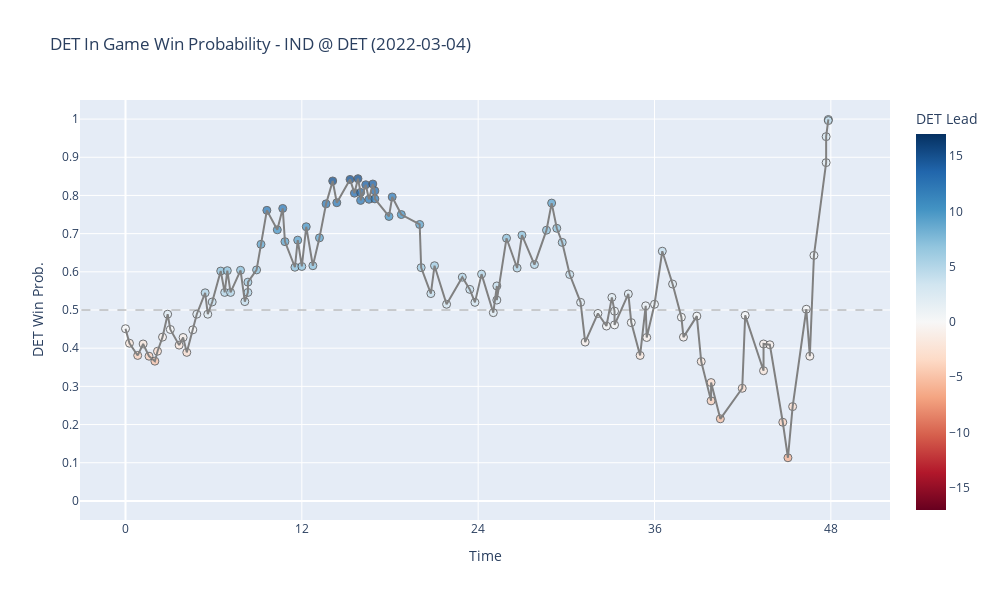

The notebook cell saved with this chart:
### Code cell
max_lead = max(-winner_lead.min(), winner_lead.max()) + 2
line = px.line(x=game_sbs['time'], y=winner_probs, color_discrete_sequence=["gray"])
scatter = px.scatter(game_sbs, x='time', y=winner_probs, color=winner_lead, hover_data={'formatted_time': True})
fig = go.Figure(data=scatter.data + line.data)
fig.update_coloraxes(colorbar_title=f"{winner} Lead", cmin=-max_lead, cmax=max_lead, colorscale="RdBu")
fig.update_traces(marker={'size': 8, 'line_width': 1, 'opacity': .75})
fig.update_traces(hovertemplate='Time: %{customdata.0} <br>' + winner + ' Win Prob: %{y} <br>' + winner + ' Lead: %{marker.color}')
fig.update_xaxes(title_text="Time")
fig.update_yaxes(title_text=f"{winner} Win Prob.", range=(-.05, 1.05))
fig.update_layout(width=1000, height=600)
fig.update_layout(title=f"{winner} In Game Win Probability - {vis} @ {home} ({game_date})",)
fig.update_layout(xaxis = {'tickmode': 'linear', 'tick0': 0, 'dtick': 12})
fig.update_layout(yaxis = {'tickmode': 'linear', 'tick0': 0, 'dtick': .1})
fig.add_shape(type='line', x0=-3, x1=52, y0=0.5, y1=0.5, line_color='gray', line_dash='dash', line_width=0.75)
fig.show()
pio.write_html(fig, file='_includes/figure.html', auto_open=False)

### Figure 1 — Plotly figure (JSON) as saved in the notebook; plotly's stock layout.template omitted (floating-point values rounded to 4 significant figures)
{"data": [{"customdata": [["Q1 0:0"], ["Q1 0:16"], ["Q1 0:49"], ["Q1 1:11"], ["Q1 1:36"], ["Q1 2:0"], ["Q1 2:10"], ["Q1 2:31"], ["Q1 2:52"], ["Q1 3:2"], ["Q1 3:38"], ["Q1 3:55"], ["Q1 4:10"], ["Q1 4:34"], ["Q1 4:50"], ["Q1 5:25"], ["Q1 5:35"], ["Q1 5:54"], ["Q1 6:28"], ["Q1 6:45"], ["Q1 6:55"], ["Q1 7:9"], ["Q1 7:49"], ["Q1 8:7"], ["Q1 8:19"], ["Q1 8:19"], ["Q1 8:55"], ["Q1 9:13"], ["Q1 9:37"], ["Q1 10:19"], ["Q1 10:41"], ["Q1 10:50"], ["Q1 11:31"], ["Q1 11:43"], ["Q2 0:0"], ["Q2 0:18"], ["Q2 0:45"], ["Q2 1:11"], ["Q2 1:39"], ["Q2 2:5"], ["Q2 2:22"], ["Q2 3:16"], ["Q2 3:34"], ["Q2 3:49"], ["Q2 4:0"], ["Q2 4:0"], ["Q2 4:21"], ["Q2 4:34"], ["Q2 4:49"], ["Q2 4:58"], ["Q2 4:58"], ["Q2 5:55"], ["Q2 6:8"], ["Q2 6:46"], ["Q2 8:1"], ["Q2 8:7"], ["Q2 8:46"], ["Q2 9:1"], ["Q2 9:51"], ["Q2 10:55"], ["Q2 11:25"], ["Q2 11:46"], ["Q3 0:13"], ["Q3 1:1"], ["Q3 1:16"], ["Q3 1:16"], ["Q3 1:55"], ["Q3 2:38"], ["Q3 2:58"], ["Q3 3:49"], ["Q3 4:38"], ["Q3 5:0"], ["Q3 5:21"], ["Q3 5:43"], ["Q3 6:13"], ["Q3 6:58"], ["Q3 7:16"], ["Q3 8:8"], ["Q3 8:43"], ["Q3 9:6"], ["Q3 9:16"], ["Q3 9:16"], ["Q3 10:13"], ["Q3 10:25"], ["Q3 11:1"], ["Q3 11:23"], ["Q3 11:28"], ["Q4 0:0"], ["Q4 0:31"], ["Q4 1:13"], ["Q4 1:49"], ["Q4 1:58"], ["Q4 2:52"], ["Q4 3:10"], ["Q4 3:51"], ["Q4 3:51"], ["Q4 4:28"], ["Q4 5:58"], ["Q4 6:10"], ["Q4 7:25"], ["Q4 7:25"], ["Q4 7:51"], ["Q4 8:43"], ["Q4 9:4"], ["Q4 9:23"], ["Q4 10:19"], ["Q4 10:34"], ["Q4 10:51"], ["Q4 11:40"], ["Q4 11:40"], ["Q4 11:49"], ["Q4 11:49"]], "hovertemplate": "Time: %{customdata.0} <br>DET Win Prob: %{y} <br>DET Lead: %{marker.color}", "legendgroup": "", "marker": {"color": [0, -2, -4, -2, -4, -5, -3, -1, 2, 0, -2, -1, -3, 0, 2, 5, 2, 4, 7, 5, 7, 5, 7, 4, 5, 6, 7, 9, 12, 10, 12, 9, 7, 9, 7, 10, 7, 9, 12, 15, 12, 15, 13, 15, 13, 12, 14, 12, 14, 13, 12, 10, 12, 10, 9, 6, 4, 6, 3, 5, 4, 3, 5, 2, 4, 3, 7, 5, 7, 5, 7, 9, 7, 6, 4, 2, -1, 1, 0, 2, 1, 0, 2, 0, -2, 1, -1, 1, 4, 2, 0, -1, 0, -2, -4, -3, -5, -3, 0, -2, -1, -1, -4, -6, -3, 0, -1, 1, 2, 3, 5, 4], "coloraxis": "coloraxis", "line": {"width": 1}, "opacity": 0.75, "size": 8, "symbol": "circle"}, "mode": "markers", "name": "", "orientation": "v", "showlegend": false, "type": "scatter", "x": [0, 0.27, 0.83, 1.2, 1.6, 2, 2.18, 2.52, 2.87, 3.05, 3.65, 3.92, 4.17, 4.58, 4.85, 5.42, 5.6, 5.9, 6.48, 6.75, 6.93, 7.15, 7.83, 8.12, 8.33, 8.33, 8.92, 9.22, 9.62, 10.33, 10.7, 10.85, 11.53, 11.72, 12, 12.3, 12.75, 13.2, 13.65, 14.1, 14.38, 15.28, 15.58, 15.82, 16, 16, 16.35, 16.57, 16.83, 16.97, 16.97, 17.93, 18.15, 18.77, 20.02, 20.12, 20.78, 21.03, 21.85, 22.92, 23.43, 23.78, 24.23, 25.03, 25.27, 25.27, 25.93, 26.65, 26.98, 27.83, 28.65, 29, 29.35, 29.72, 30.23, 30.97, 31.28, 32.15, 32.73, 33.1, 33.28, 33.28, 34.22, 34.42, 35.02, 35.4, 35.47, 36, 36.53, 37.23, 37.83, 37.97, 38.88, 39.18, 39.85, 39.85, 40.48, 41.97, 42.17, 43.42, 43.42, 43.85, 44.73, 45.08, 45.4, 46.33, 46.57, 46.85, 47.68, 47.68, 47.83, 47.83], "xaxis": "x", "y": [0.451, 0.413, 0.381, 0.411, 0.379, 0.366, 0.392, 0.429, 0.489, 0.449, 0.408, 0.428, 0.389, 0.448, 0.489, 0.545, 0.489, 0.521, 0.602, 0.546, 0.603, 0.546, 0.604, 0.522, 0.546, 0.573, 0.605, 0.672, 0.761, 0.71, 0.766, 0.679, 0.612, 0.683, 0.614, 0.718, 0.616, 0.689, 0.778, 0.838, 0.781, 0.842, 0.806, 0.844, 0.808, 0.787, 0.828, 0.79, 0.83, 0.812, 0.791, 0.745, 0.796, 0.75, 0.724, 0.611, 0.543, 0.616, 0.515, 0.586, 0.554, 0.52, 0.594, 0.493, 0.563, 0.526, 0.688, 0.61, 0.696, 0.619, 0.709, 0.78, 0.714, 0.677, 0.593, 0.52, 0.416, 0.491, 0.458, 0.533, 0.497, 0.461, 0.542, 0.467, 0.381, 0.511, 0.428, 0.515, 0.654, 0.568, 0.481, 0.429, 0.484, 0.365, 0.262, 0.31, 0.215, 0.295, 0.486, 0.341, 0.411, 0.409, 0.206, 0.113, 0.247, 0.502, 0.379, 0.643, 0.886, 0.954, 0.999, 0.996], "yaxis": "y"}, {"hovertemplate": "Time: %{customdata.0} <br>DET Win Prob: %{y} <br>DET Lead: %{marker.color}", "legendgroup": "", "line": {"color": "gray", "dash": "solid"}, "marker": {"line": {"width": 1}, "opacity": 0.75, "size": 8, "symbol": "circle"}, "mode": "lines", "name": "", "orientation": "v", "showlegend": false, "type": "scatter", "x": [0, 0.27, 0.83, 1.2, 1.6, 2, 2.18, 2.52, 2.87, 3.05, 3.65, 3.92, 4.17, 4.58, 4.85, 5.42, 5.6, 5.9, 6.48, 6.75, 6.93, 7.15, 7.83, 8.12, 8.33, 8.33, 8.92, 9.22, 9.62, 10.33, 10.7, 10.85, 11.53, 11.72, 12, 12.3, 12.75, 13.2, 13.65, 14.1, 14.38, 15.28, 15.58, 15.82, 16, 16, 16.35, 16.57, 16.83, 16.97, 16.97, 17.93, 18.15, 18.77, 20.02, 20.12, 20.78, 21.03, 21.85, 22.92, 23.43, 23.78, 24.23, 25.03, 25.27, 25.27, 25.93, 26.65, 26.98, 27.83, 28.65, 29, 29.35, 29.72, 30.23, 30.97, 31.28, 32.15, 32.73, 33.1, 33.28, 33.28, 34.22, 34.42, 35.02, 35.4, 35.47, 36, 36.53, 37.23, 37.83, 37.97, 38.88, 39.18, 39.85, 39.85, 40.48, 41.97, 42.17, 43.42, 43.42, 43.85, 44.73, 45.08, 45.4, 46.33, 46.57, 46.85, 47.68, 47.68, 47.83, 47.83], "xaxis": "x", "y": [0.451, 0.413, 0.381, 0.411, 0.379, 0.366, 0.392, 0.429, 0.489, 0.449, 0.408, 0.428, 0.389, 0.448, 0.489, 0.545, 0.489, 0.521, 0.602, 0.546, 0.603, 0.546, 0.604, 0.522, 0.546, 0.573, 0.605, 0.672, 0.761, 0.71, 0.766, 0.679, 0.612, 0.683, 0.614, 0.718, 0.616, 0.689, 0.778, 0.838, 0.781, 0.842, 0.806, 0.844, 0.808, 0.787, 0.828, 0.79, 0.83, 0.812, 0.791, 0.745, 0.796, 0.75, 0.724, 0.611, 0.543, 0.616, 0.515, 0.586, 0.554, 0.52, 0.594, 0.493, 0.563, 0.526, 0.688, 0.61, 0.696, 0.619, 0.709, 0.78, 0.714, 0.677, 0.593, 0.52, 0.416, 0.491, 0.458, 0.533, 0.497, 0.461, 0.542, 0.467, 0.381, 0.511, 0.428, 0.515, 0.654, 0.568, 0.481, 0.429, 0.484, 0.365, 0.262, 0.31, 0.215, 0.295, 0.486, 0.341, 0.411, 0.409, 0.206, 0.113, 0.247, 0.502, 0.379, 0.643, 0.886, 0.954, 0.999, 0.996], "yaxis": "y"}], "layout": {"coloraxis": {"cmax": 17, "cmin": -17, "colorbar": {"title": {"text": "DET Lead"}}, "colorscale": [[0, "rgb(103,0,31)"], [0.1, "rgb(178,24,43)"], [0.2, "rgb(214,96,77)"], [0.3, "rgb(244,165,130)"], [0.4, "rgb(253,219,199)"], [0.5, "rgb(247,247,247)"], [0.6, "rgb(209,229,240)"], [0.7, "rgb(146,197,222)"], [0.8, "rgb(67,147,195)"], [0.9, "rgb(33,102,172)"], [1, "rgb(5,48,97)"]]}, "height": 600, "shapes": [{"line": {"color": "gray", "dash": "dash", "width": 0.75}, "type": "line", "x0": -3, "x1": 52, "y0": 0.5, "y1": 0.5}], "title": {"text": "DET In Game Win Probability - IND @ DET (2022-03-04)"}, "width": 1000, "xaxis": {"autorange": true, "dtick": 12, "range": [-3.099, 52.03], "tick0": 0, "tickmode": "linear", "title": {"text": "Time"}, "type": "linear"}, "yaxis": {"dtick": 0.1, "range": [-0.05, 1.05], "tick0": 0, "tickmode": "linear", "title": {"text": "DET Win Prob."}, "type": "linear"}}}
